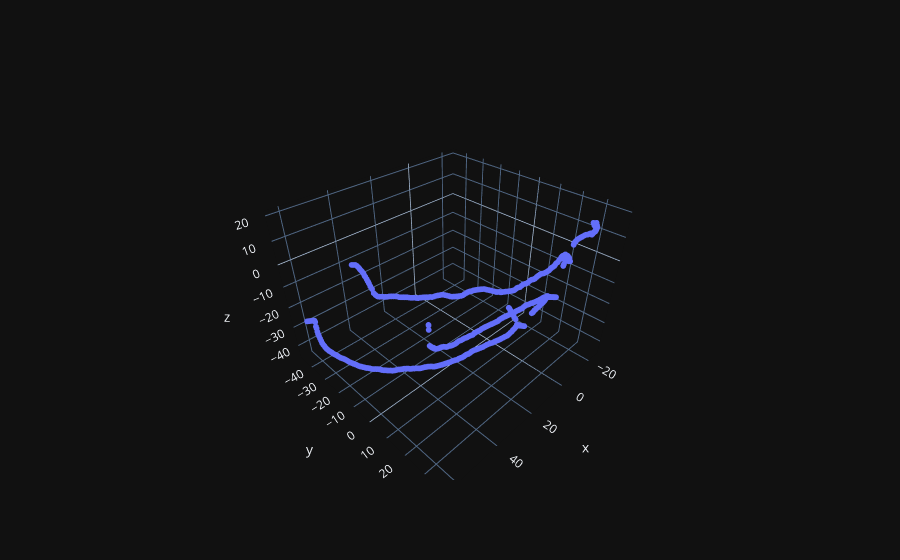

This figure's notebook cell:
### Code cell
fig = go.Figure(layout=go.Layout(
            scene=dict(
                aspectmode='data'
            )
        ))

fig.add_trace(
            go.Scatter3d(
                x=reconstruction_3d_DLT[:, 0],
                y=reconstruction_3d_DLT[:, 1],
                z=reconstruction_3d_DLT[:, 2],
                mode='markers',
                marker={'size': 2}
            )
        )

fig.show()

### Figure 1 — Plotly figure (JSON) as saved in the notebook; plotly's stock layout.template omitted (floating-point values rounded to 4 significant figures; data arrays with more than 128 entries replaced by an {"elided": "..."} marker saying what was removed)
{"data": [{"marker": {"size": 2}, "mode": "markers", "x": {"elided": "658 float values"}, "y": {"elided": "658 float values"}, "z": {"elided": "658 float values"}, "type": "scatter3d"}], "layout": {"scene": {"aspectmode": "data"}}}
